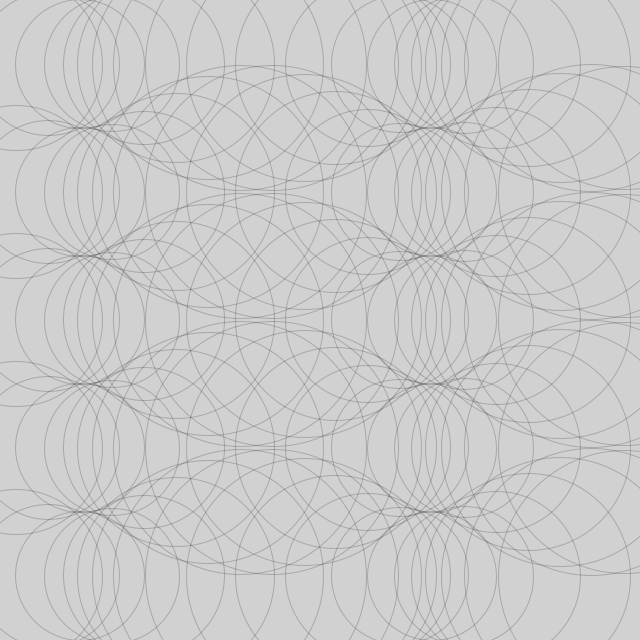
Frame 1 (no input)
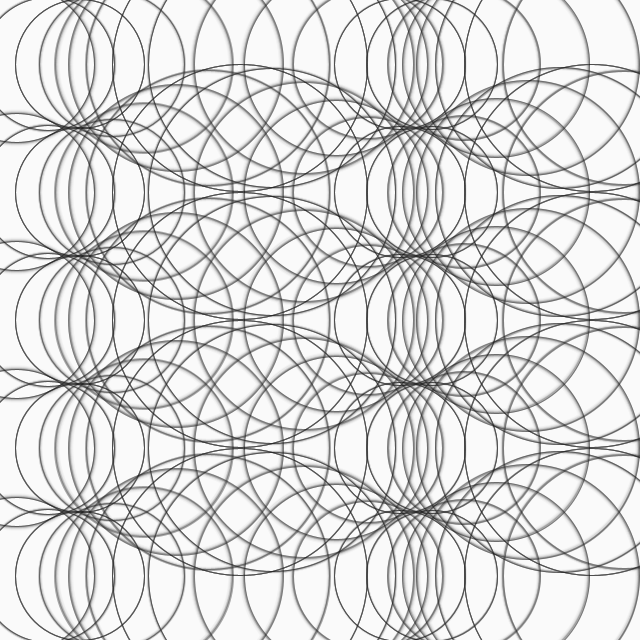
Frame 60 (the mouse pressed at the canvas centre just before this capture)
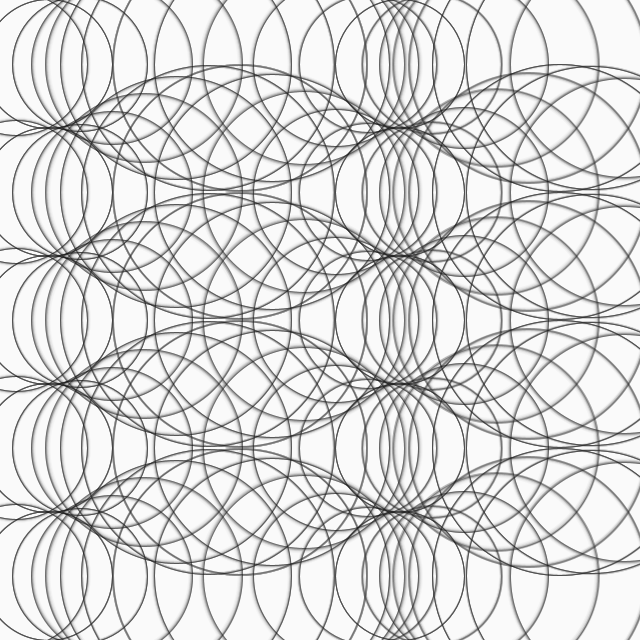
Frame 120 (the mouse held since frame 60 and released just before this capture)

The Processing sketch that drew these frames (run headless with seeded random() and noise(); from frame 60 on, the mouse is pressed at the canvas centre):

// Processing sketch: circlesForLoopSine
// ── circlesForLoopSine.pde
float speed = .005;
float baseDiameter = 128;
float waveSize = 64;
int howManyCirclesX = 20;
int howManyCirclesY = 5;


void setup(){
  size(640, 640); 
}

void draw(){
  fill(255,25);
  noStroke();
  rect(0,0,640,640);
  
  noFill();
  stroke(0,50);
  
  // set how rows there are via the mouse X position
  // limit to 1 <-> 10 by dividing by 64 (640/64=10)
  // uncomment below to try out
  
  //howManyCirclesY = mouseX/64+1;
  
  // make the for loop easy to read
  // if wwe want 5 circles on screen we need to take width (640) and divide by 5 to place a circle every 128 pixels
  int limitX = width/howManyCirclesX;
  int limitY = height/howManyCirclesY;
  
  // offset the circles by half their size to center them on screen
  for (int y = limitY/2; y<height; y+=limitY){
    for (int x = limitX/2; x<width; x+=limitX){
      
      // create a sine wave, adjusting the frequency based on our speed and x position
      float wave = sin(frameCount*speed+x);
      
      // change the range of the sine wave from -1 <-> 1 to 0 <-> 2
      wave += 1;
      
      // change the range again by increasing the amplitude with multiplication
      // now the range is between 0 <-> 128 (i.e., 2*64)
      wave *= waveSize;
      
      // have a starting point with the baseDiameter
      ellipse(x,y,baseDiameter+wave,baseDiameter+wave);
    }
  }
}
